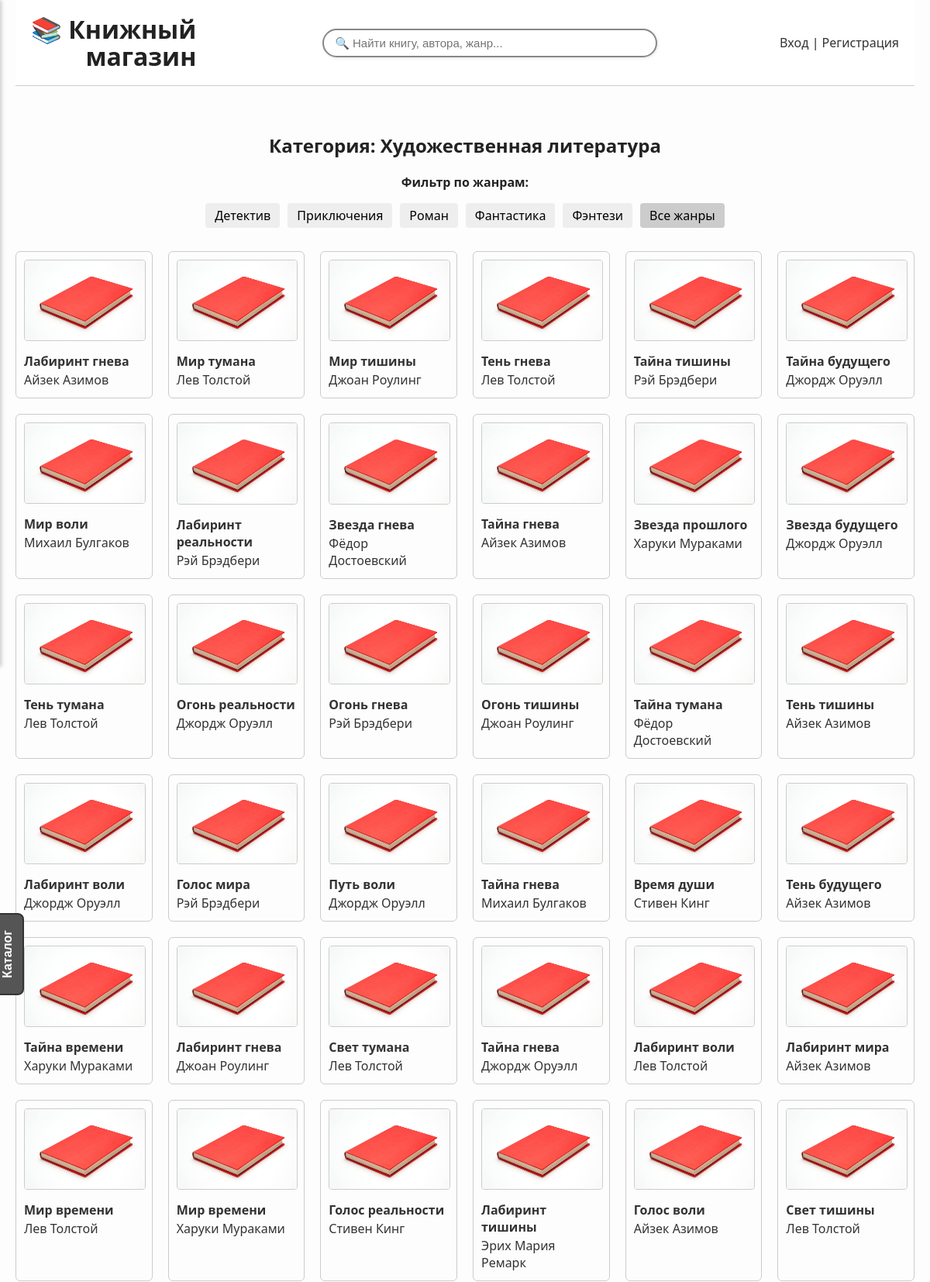
The page /category/Художественная литература (upper part) on the database its author committed.
### app/models.py (models this page shows)
class Book(db.Model):
    id = db.Column(db.Integer, primary_key=True)
    title = db.Column(db.String(120))
    author = db.Column(db.String(120))
    year = db.Column(db.Integer)
    price = db.Column(db.Float)
    genre = db.Column(db.String(100))
    category = db.Column(db.String(100))
    cover = db.Column(db.String(255))
    description = db.Column(db.Text)
    rating = db.Column(db.Float)

### app/routes/book_routes.py (the view)
    @app.route('/category/<category_name>')
    def books_by_category(category_name):
        genre_filter = request.args.get('genre')
        if category_name == "Все книги":
            query = Book.query
            if genre_filter:
                query = query.filter_by(genre=genre_filter)
            books = query.all()
            genres_in_category = sorted({book.genre for book in Book.query.all() if book.genre})
        else:
            query = Book.query.filter_by(category=category_name)
            if genre_filter:
                query = query.filter_by(genre=genre_filter)
            books = query.all()
            genres_in_category = sorted({book.genre for book in Book.query.filter_by(category=category_name).all() if book.genre})
        return render_template('category.html', category=category_name, books=books, genres_in_category=genres_in_category, selected_genre=genre_filter)

### app/templates/category.html (shortened to what this page needs)
{% extends 'base.html' %}
{% block content %}
<div class="main-content">
    <div class="top3-wrapper">
        <h2 class="top3-heading">Категория: {{ category }}</h2>
        {% if genres_in_category %}
            <p><strong>Фильтр по жанрам:</strong></p>
            <div style="display: flex; flex-wrap: wrap; gap: 10px; justify-content: center; margin-bottom: 20px;">
                {% for genre in genres_in_category %}
                    {% set bg = '#ccc' if genre == selected_genre else '#eee' %}
                    <a href="{{ url_for('books_by_category', category_name=category, genre=genre) }}"
                       style="padding: 5px 12px; border-radius: 4px; background-color: {{ bg }}; text-decoration: none; color: black;">
                        {{ genre }}
                    </a>
                {% endfor %}
                {% set all_bg = '#ccc' if not selected_genre else '#eee' %}
                <a href="{{ url_for('books_by_category', category_name=category) }}"
                   style="padding: 5px 12px; border-radius: 4px; background-color: {{ all_bg }}; text-decoration: none; color: black;">
                    Все жанры
                </a>
            </div>
        {% endif %}
    </div>
    {% if books %}
        <div class="book-grid">
            {% for book in books %}
                <a href="{{ url_for('book_detail', book_id=book.id, prev=request.full_path) }}" class="book-card">
                    <div class="book-box">
                        <img src="{{ url_for('static', filename='covers/' + (book.cover_filename or 'book_cover.jpg')) }}" alt="Обложка" class="book-image">
                        <div class="book-info">
                            <strong>{{ book.title }}</strong>
                            <span>{{ book.author }}</span>
                        </div>
                    </div>
                </a>
            {% endfor %}
        </div>
    {% else %}
        <p style="text-align: center; font-size: 18px; margin-top: 40px;">В этой категории пока нет книг.</p>
    {% endif %}
</div>
{% endblock %}

### app/static/styles.css (style rules this page uses)
html, body { height: 100%; margin: 0; padding: 0; font-family: 'Segoe UI', Tahoma, Geneva, Verdana, sans-serif; background-color: #fdfdfd; color: #222; }
.main-content { flex: 1; padding: 20px 0; }
.book-grid { display: grid; grid-template-columns: repeat(auto-fill, minmax(160px, 1fr)); gap: 20px; }
.book-card { display: block; text-decoration: none; color: inherit; }
.book-box { border: 1px solid #ccc; padding: 10px; border-radius: 6px; box-sizing: border-box; height: 100%; }
.book-image { width: 100%; height: auto; object-fit: cover; border: 1px solid #ccc; border-radius: 4px; }
.book-info { margin-top: 8px; color: #333; }
.top3-wrapper { text-align: center; margin: 0 auto 30px auto; padding: 0 15px; max-width: 1000px; }
.top3-heading { margin-bottom: 20px; font-size: 24px; font-weight: bold; }
.book-info { margin-top: 10px; word-break: break-word; }
.book-info strong, .book-info em, .book-info span { display: block; margin: 2px 0; }
a { color: #333; text-decoration: none; }

### rows shown on the page
Book: genre "Детектив", title "Тень тишины", author "Айзек Азимов"
Book: genre "Приключения", title "Мир тишины", author "Джоан Роулинг"
Book: genre "Роман", title "Тайна будущего", author "Джордж Оруэлл"
Book: genre "Фантастика", title "Лабиринт гнева", author "Айзек Азимов"
Book: genre "Фэнтези", title "Мир тумана", author "Лев Толстой"
Book: title "Тень гнева", author "Лев Толстой"
Book: title "Тайна тишины", author "Рэй Брэдбери"
Book: title "Мир воли", author "Михаил Булгаков"
Book: title "Лабиринт реальности", author "Рэй Брэдбери"
Book: title "Звезда гнева", author "Фёдор Достоевский"
Book: title "Тайна гнева", author "Айзек Азимов"
Book: title "Звезда прошлого", author "Харуки Мураками"
Book: title "Звезда будущего", author "Джордж Оруэлл"
Book: title "Тень тумана", author "Лев Толстой"
Book: title "Огонь реальности", author "Джордж Оруэлл"
Book: title "Огонь гнева", author "Рэй Брэдбери"
Book: title "Огонь тишины", author "Джоан Роулинг"
Book: title "Тайна тумана", author "Фёдор Достоевский"
Book: title "Лабиринт воли", author "Джордж Оруэлл"
Book: title "Голос мира", author "Рэй Брэдбери"
Book: title "Путь воли", author "Джордж Оруэлл"
Book: title "Тайна гнева", author "Михаил Булгаков"
Book: title "Время души", author "Стивен Кинг"
Book: title "Тень будущего", author "Айзек Азимов"
Book: title "Тайна времени", author "Харуки Мураками"
Book: title "Лабиринт гнева", author "Джоан Роулинг"
Book: title "Свет тумана", author "Лев Толстой"
Book: title "Тайна гнева", author "Джордж Оруэлл"
Book: title "Лабиринт воли", author "Лев Толстой"
Book: title "Лабиринт мира", author "Айзек Азимов"
Book: title "Мир времени", author "Лев Толстой"
Book: title "Мир времени", author "Харуки Мураками"
Book: title "Голос реальности", author "Стивен Кинг"
Book: title "Лабиринт тишины", author "Эрих Мария Ремарк"
Book: title "Голос воли", author "Айзек Азимов"
Book: title "Свет тишины", author "Лев Толстой"

### other values the page prints
{{ category }} "Художественная литература"
